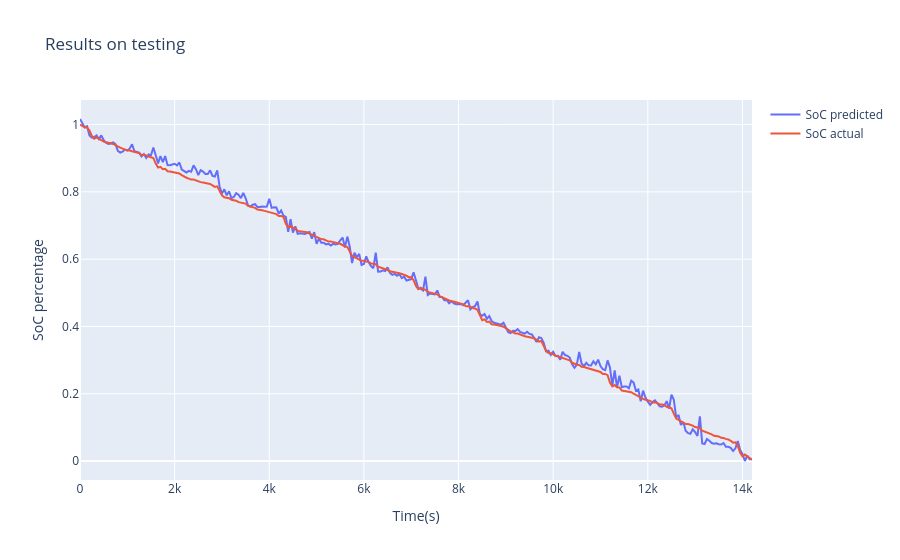
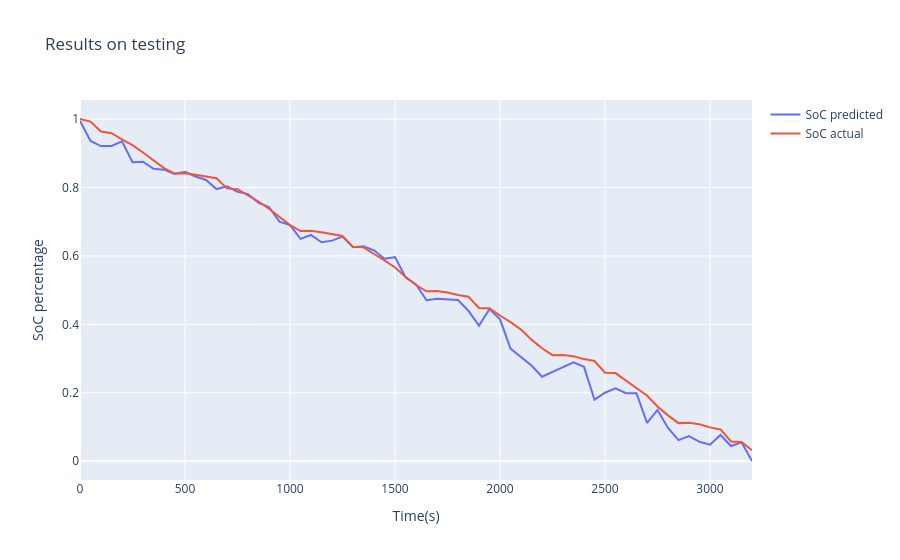

The cell these charts' notebook holds for them, in order:
### Markdown cell above
## 10C

### Code cell
test_x, test_y = get_test_data(['10degC/576_UDDS', 
                                '10degC/567_US06', 
                                '10degC/582_LA92',
                                #'10degC/576_HWFET', 
                                '10degC/571_Mixed7'])
print(model.evaluate(test_x, test_y[:,:,0]))

show_result('10degC/576_UDDS', '10degC_576_UDDS')
show_result('10degC/567_US06', '10degC_567_US06')
show_result('10degC/582_LA92', '10degC_582_LA92')
#show_result('10degC/576_HWFET', '10degC_576_HWFET')
show_result('10degC/571_Mixed7', '10degC_571_Mixed7')
